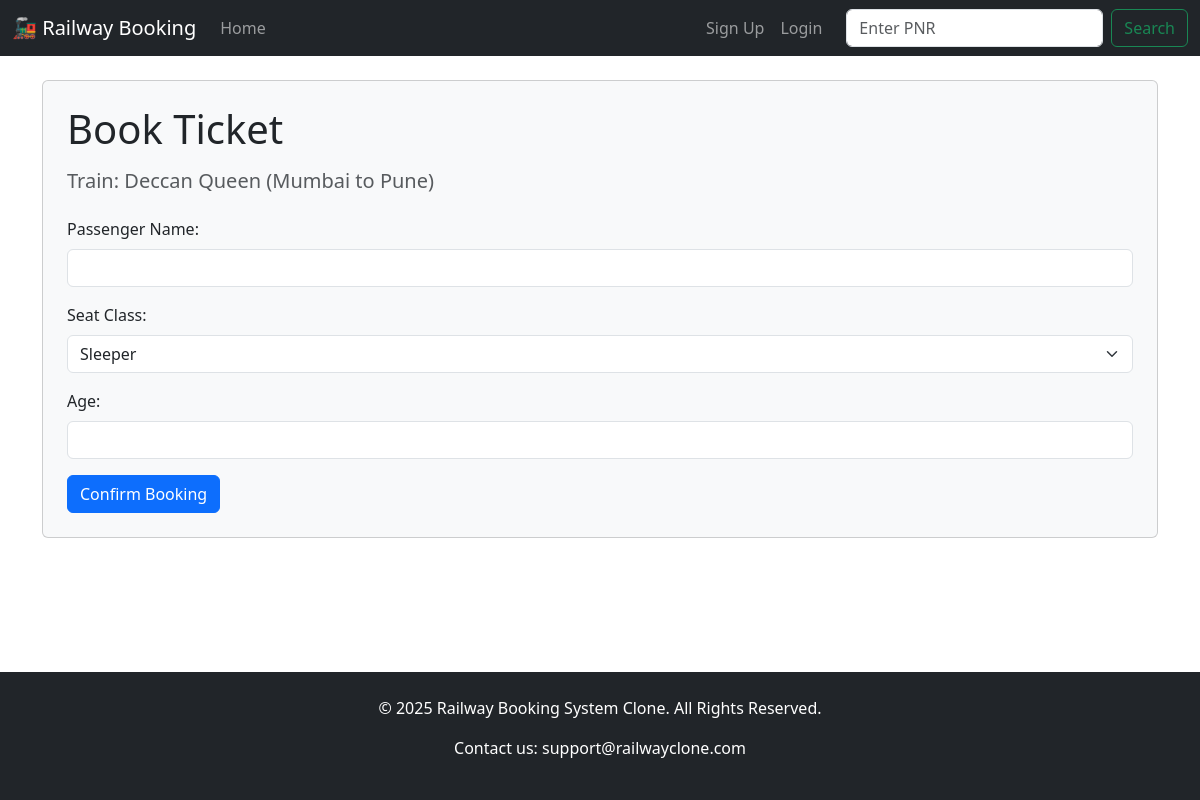
Page /book/9 on the earlier database version.
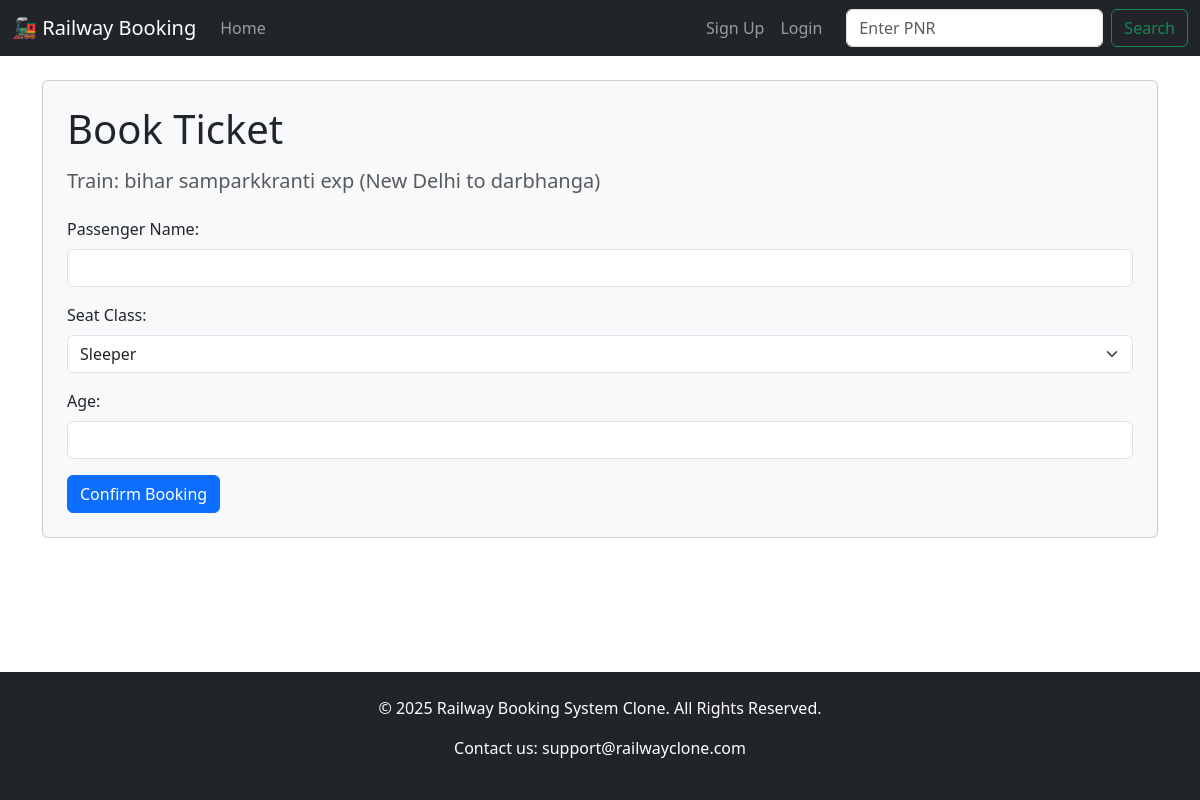
Same page on the later database version.
### app.py (models this page shows)
class Train(db.Model):
    id = db.Column(db.Integer, primary_key=True)
    train_name = db.Column(db.String(100), nullable=False)
    source = db.Column(db.String(100), nullable=False)
    destination = db.Column(db.String(100), nullable=False)
    departure_time = db.Column(db.String(10), nullable=False) # e.g., '06:15'
    total_seats = db.Column(db.Integer, nullable=False)

### app.py (the view)
@app.route('/book/<int:train_id>')
def book(train_id):
    train_to_book = Train.query.get_or_404(train_id)
    confirmed_bookings = Booking.query.filter_by(train_id=train_id).count()
    available_seats = train_to_book.total_seats - confirmed_bookings
    if available_seats <= 0:
        flash('Sorry, no seats available on this train.', 'danger') # 'danger' is a bootstrap class for red alerts
        return redirect(url_for('index')) # Redirect back to home/search page
    return render_template('booking_form.html', train=train_to_book)

### templates/booking_form.html (shortened to what this page needs)
{% extends 'base.html' %}
{% block content %}
  <div class="card bg-light p-4">
    <h1 class="display-6 mb-3">Book Ticket</h1>
    <h5 class="mb-4 text-muted">Train: {{ train.train_name }} ({{ train.source }} to {{ train.destination }})</h5>
    <form action="{{ url_for('submit_booking') }}" method="post">
      <div class="mb-3">
        <label for="passenger_name" class="form-label">Passenger Name:</label>
        <input type="text" class="form-control" id="passenger_name" name="passenger_name" required>
      </div>
      <div class="mb-3">
        <label for="seat_class" class="form-label">Seat Class:</label>
        <select class="form-select" id="seat_class" name="seat_class">
          <option>Sleeper</option>
        </select>
      </div>
      <div class="mb-3">
        <label for="passenger_age" class="form-label">Age:</label>
        <input type="number" class="form-control" id="passenger_age" name="passenger_age" min="1" required>
      </div>
      <button type="submit" class="btn btn-primary">Confirm Booking</button>
    </form>
  </div>
{% endblock %}

### templates/base.html (shortened to what this page needs)
<!doctype html>
<html lang="en" class="h-100">
  <head>
    <link href="https://cdn.jsdelivr.net/npm/bootstrap@5.3.3/dist/css/bootstrap.min.css" rel="stylesheet">
  </head>
  <body class="d-flex flex-column h-100">
    <nav class="navbar navbar-expand-lg navbar-dark bg-dark">
      <div class="container-fluid">
        <a class="navbar-brand" href="/">🚂 Railway Booking</a>
        <div class="collapse navbar-collapse" id="navbarNav">
          <ul class="navbar-nav me-auto mb-2 mb-lg-0">
            <li class="nav-item">
              <a class="nav-link" href="{{ url_for('index') }}">Home</a>
            </li>
          </ul>
          <ul class="navbar-nav ms-auto mb-2 mb-lg-0 align-items-center">
            {% if session.logged_in %}
              {% if session.is_admin %}
                <li class="nav-item">
                  <a class="nav-link" href="{{ url_for('admin_dashboard') }}">Admin Panel</a>
                </li>
              {% endif %}
              <li class="nav-item dropdown">
                <a class="nav-link dropdown-toggle" href="#" role="button" data-bs-toggle="dropdown">
                  Welcome, {{ session.username }}
                </a>
                <ul class="dropdown-menu dropdown-menu-end">
                  <li><a class="dropdown-item" href="{{ url_for('logout') }}">Logout</a></li>
                </ul>
              </li>
            {% else %}
              <li class="nav-item">
                <a class="nav-link" href="{{ url_for('signup') }}">Sign Up</a>
              </li>
              <li class="nav-item">
                <a class="nav-link" href="{{ url_for('login') }}">Login</a>
              </li>
            {% endif %}
          </ul>
          <form class="d-flex ms-3" action="{{ url_for('pnr_status') }}" method="get">
            <input class="form-control me-2" type="search" name="pnr" placeholder="Enter PNR" required>
            <button class="btn btn-outline-success" type="submit">Search</button>
          </form>
        </div>
      </div>
    </nav>
    <div class="container mt-4 flex-shrink-0">
      {% block content %}
      {% endblock %}
    </div>
    <footer class="bg-dark text-white text-center p-4 mt-auto">
        <div class="container">
            <p>&copy; 2025 Railway Booking System Clone. All Rights Reserved.</p>
            <p>Contact us: support@railwayclone.com</p>
        </div>
    </footer>
  </body>
</html>

Differences in the rows shown:
changed Train: train_name "Deccan Queen" → "bihar samparkkranti exp"; source "Mumbai" → "New Delhi"; destination "Pune" → "darbhanga"
